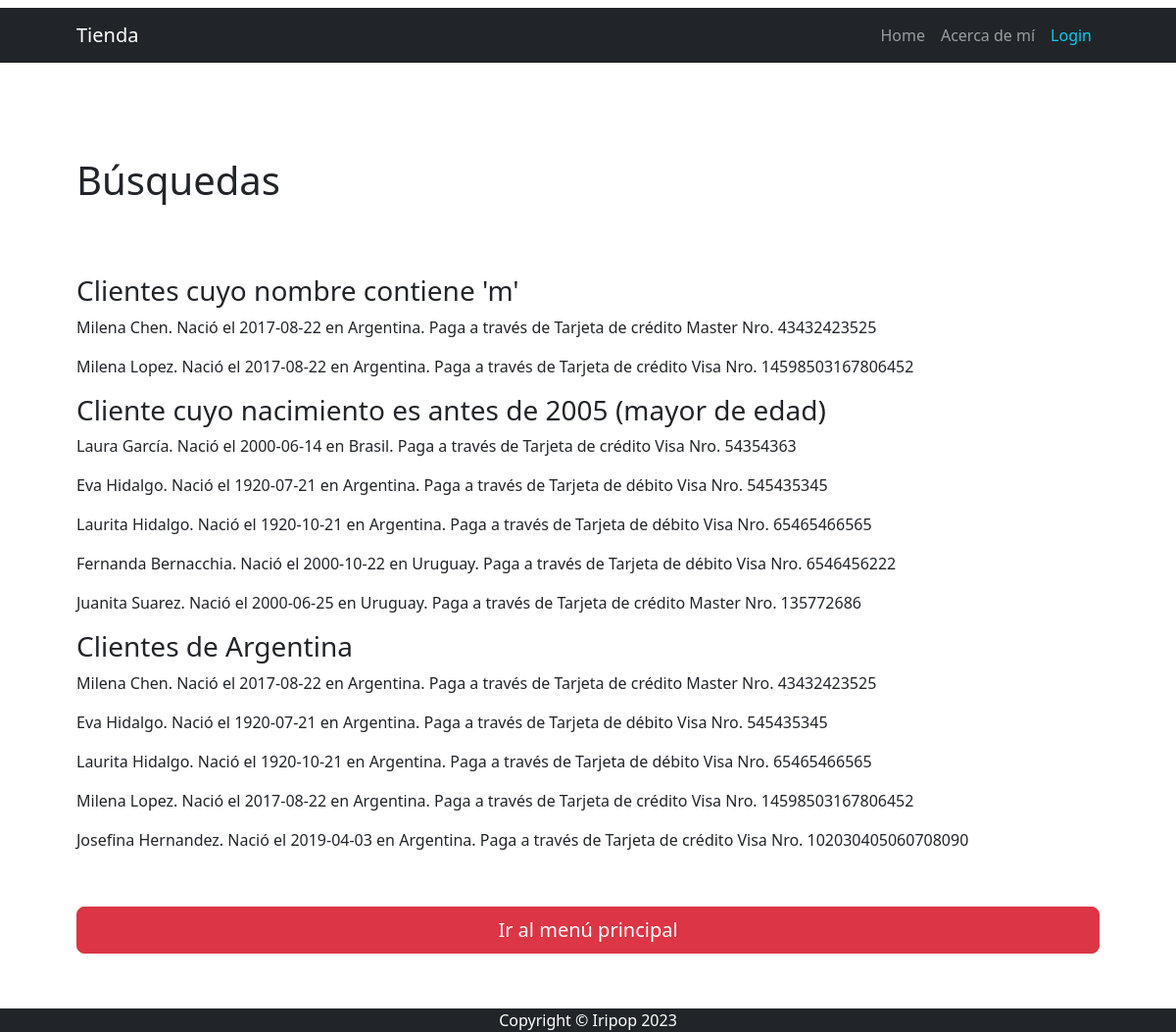
Screenshot of /busqueda/ with the database file from the repository.
### apps/CORE/models.py (models this page shows)
class Cliente(models.Model):
    pais_origen_id=models.ForeignKey(Pais, on_delete=models.SET_NULL, null=True)
    apellido=models.CharField(max_length=50)
    nombre=models.CharField(max_length=50)
    nacimiento= models.DateField(null=True) # opcional
    medio_id=models.ForeignKey(Mediodepago, on_delete=models.SET_NULL, null=True)
    nrotarjeta=models.IntegerField(null=True)
    def __str__(self):
        return f"{self.nombre} {self.apellido}. Nació el {self.nacimiento} en {self.pais_origen_id}. Paga a través de {self.medio_id} Nro. {self.nrotarjeta}"

class Pais(models.Model):
    nombre=models.CharField(max_length=50)
    def __str__(self):
        return self.nombre
    class Meta:
        verbose_name_plural = "Países"

class Mediodepago(models.Model):
    medio=models.CharField(max_length=25)
    def __str__(self):
        return self.medio

### apps/CORE/views.py (the view)
# urls.py: path('busqueda/', busqueda, name="busqueda"),
def busqueda(request: HttpRequest) -> HttpResponse:
    cliente_nombre = Cliente.objects.filter(nombre__contains="M")
    cliente_nacimiento = Cliente.objects.filter( nacimiento__lt=date(2005, 1, 1))
    cliente_pais = Cliente.objects.filter(pais_origen_id=1)
    contexto = {
        "clientes_nombre": cliente_nombre,
        "clientes_nacimiento": cliente_nacimiento,
        "clientes_pais": cliente_pais
    }
    return render(request, "CORE/busqueda.html", contexto)

### apps/CORE/templates/CORE/busqueda.html
{% extends 'CORE/index.html' %}
{% block INDEX_TITULO %}
    Búsquedas
{% endblock INDEX_TITULO %}
{% block INDEX_CONTENIDO %}
    <h3> Clientes cuyo nombre contiene 'm'</h3>
    {% for cliente in clientes_nombre %}
        <p>{{ cliente }}</p>
    {% endfor %}
    <h3> Cliente cuyo nacimiento es antes de 2005 (mayor de edad) </h3>
    {% for cliente in clientes_nacimiento %}
        <p> {{ cliente }}</p>
    {% endfor %}
    <h3> Clientes de Argentina  </h3>
    {% for cliente in clientes_pais %}
        <p> {{ cliente }}</p>
    {% endfor %}
    <br><p>
    {% include 'CORE/index_back.html' %} </p></br>
{% endblock INDEX_CONTENIDO %}

### rows the page displays
Cliente: nombre+apellido+nacimiento "Milena Chen. Nació el 2017-08-22 en Argentina. Paga a través de Tarjeta de crédito Master Nro. 43432423525"
Cliente: nombre+apellido+nacimiento "Milena Lopez. Nació el 2017-08-22 en Argentina. Paga a través de Tarjeta de crédito Visa Nro. 14598503167806452"
Cliente: nombre+apellido+nacimiento "Laura García. Nació el 2000-06-14 en Brasil. Paga a través de Tarjeta de crédito Visa Nro. 54354363"
Cliente: nombre+apellido+nacimiento "Eva Hidalgo. Nació el 1920-07-21 en Argentina. Paga a través de Tarjeta de débito Visa Nro. 545435345"
Cliente: nombre+apellido+nacimiento "Laurita Hidalgo. Nació el 1920-10-21 en Argentina. Paga a través de Tarjeta de débito Visa Nro. 65465466565"
Cliente: nombre+apellido+nacimiento "Fernanda Bernacchia. Nació el 2000-10-22 en Uruguay. Paga a través de Tarjeta de débito Visa Nro. 6546456222"
Cliente: nombre+apellido+nacimiento "Juanita Suarez. Nació el 2000-06-25 en Uruguay. Paga a través de Tarjeta de crédito Master Nro. 135772686"
Cliente: nombre+apellido+nacimiento "Josefina Hernandez. Nació el 2019-04-03 en Argentina. Paga a través de Tarjeta de crédito Visa Nro. 102030405060708090"
